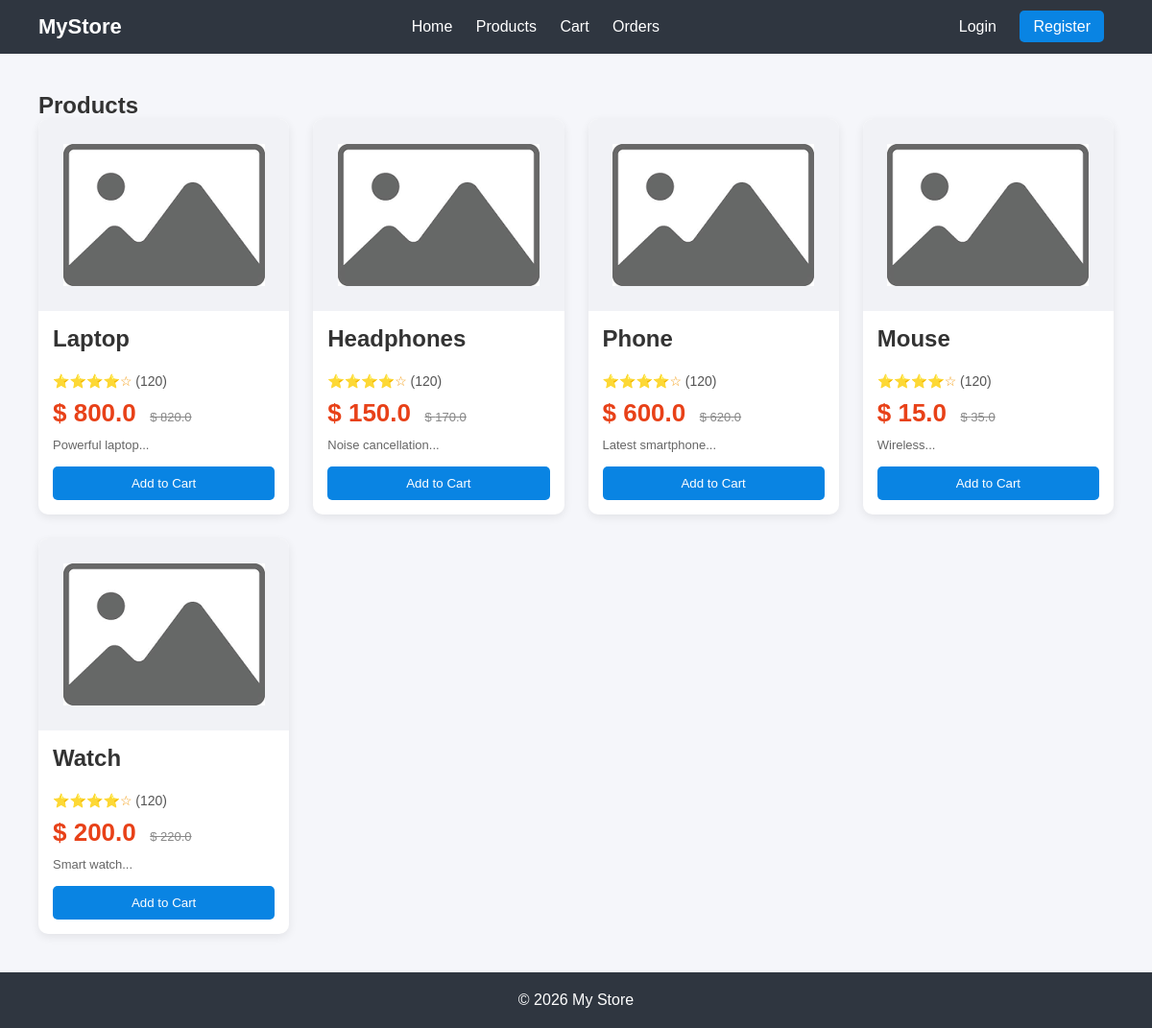
Page /products on the committed database.
### tables this page shows
CREATE TABLE products (
    id INTEGER PRIMARY KEY AUTOINCREMENT,
    name TEXT NOT NULL,
    price REAL NOT NULL,
    description TEXT
);

### app/routes.py (the view)
@main.route('/products')
def products():
    from database.db import get_connection
    connection = get_connection()
    cursor = connection.cursor()
    cursor.execute("SELECT * FROM products")
    products = cursor.fetchall()
    connection.close()
    return render_template("products.html", products=products)

### database/db.py (called while the page is built)
def get_connection():
    connection = sqlite3.connect('database/store.db')
    connection.row_factory = sqlite3.Row
    return connection

### templates/products.html
{% extends "base.html" %}
{% block content %}
<h2 class="page-title">Products</h2>
<div class="products-grid">
    {% for product in products %}
        <a href="/product/{{ product[0] }}" class="product-link">
            <div class="product-card">
                <div class="product-image">
                    <img src="{{ product[4] if product|length > 4 else url_for('static', filename='images/no-image.png') }}">
                </div>
                <div class="product-details">
                    <h3 class="product-title">{{ product[1] }}</h3>
                    <div class="rating">
                        ⭐⭐⭐⭐☆
                        <span>(120)</span>
                    </div>
                    <div class="price-section">
                        <span class="current-price">$ {{ product[2] }}</span>
                        <span class="old-price">$ {{ product[2] + 20 }}</span>
                    </div>
                    <p class="desc">{{ product[3][:60] }}...</p>
                    <form action="/add-to-cart/{{ product[0] }}" method="POST">
					    <button type="submit" class="cart-btn">Add to Cart</button>
					</form>
                </div>
            </div>
        </a>
    {% endfor %}
</div>
{% endblock %}

### static/style.css (style rules this page uses)
* { margin: 0; padding: 0; box-sizing: border-box; }
body { font-family: Arial, sans-serif; background: #f5f6fa; color: #333; }
form button { width: 100%; padding: 10px; background: #0984e3; border: none; color: white; border-radius: 5px; cursor: pointer; }
.products-grid { display: grid; grid-template-columns: repeat(auto-fill, minmax(240px, 1fr)); gap: 25px; }
.product-card { background: white; border-radius: 10px; overflow: hidden; box-shadow: 0 3px 10px rgba(0,0,0,0.08); transition: 0.2s; display: flex; flex-direction: column; }
.product-image { height: 200px; background: #f1f2f6; display: flex; align-items: center; justify-content: center; }
.product-image img { max-height: 180px; max-width: 90%; object-fit: contain; }
.product-details { padding: 15px; }
.product-title { font-size: 15px; height: 40px; overflow: hidden; margin-bottom: 8px; }
.rating { font-size: 14px; color: #f39c12; margin-bottom: 8px; }
.rating span { color: #555; font-size: 12px; }
.price-section { margin-bottom: 10px; }
.current-price { font-size: 18px; font-weight: bold; color: #e84118; }
.old-price { font-size: 13px; text-decoration: line-through; color: #888; margin-left: 8px; }
.desc { font-size: 13px; color: #666; margin-bottom: 15px; }
.cart-btn { flex: 1; padding: 8px; border: none; background: #fbc531; color: black; border-radius: 5px; cursor: pointer; }
.product-link { text-decoration: none; color: inherit; }
.cart-btn { width: 100%; padding: 10px; border: none; background: #0984e3; color: white; border-radius: 5px; cursor: pointer; }
.product-title { font-size: 24px; margin-bottom: 10px; }
.rating { color: #f39c12; margin-bottom: 10px; }
.rating span { color: #555; font-size: 14px; }
.current-price { font-size: 26px; font-weight: bold; color: #e84118; }
.old-price { margin-left: 10px; text-decoration: line-through; color: #888; }

### rows in the picture
products: name "Laptop", price "800.0", product[2]+20 "820.0", description "Powerful laptop"
products: name "Headphones", price "150.0", product[2]+20 "170.0", description "Noise cancellation"
products: name "Phone", price "600.0", product[2]+20 "620.0", description "Latest smartphone"
products: name "Mouse", price "15.0", product[2]+20 "35.0", description "Wireless"
products: name "Watch", price "200.0", product[2]+20 "220.0", description "Smart watch"
